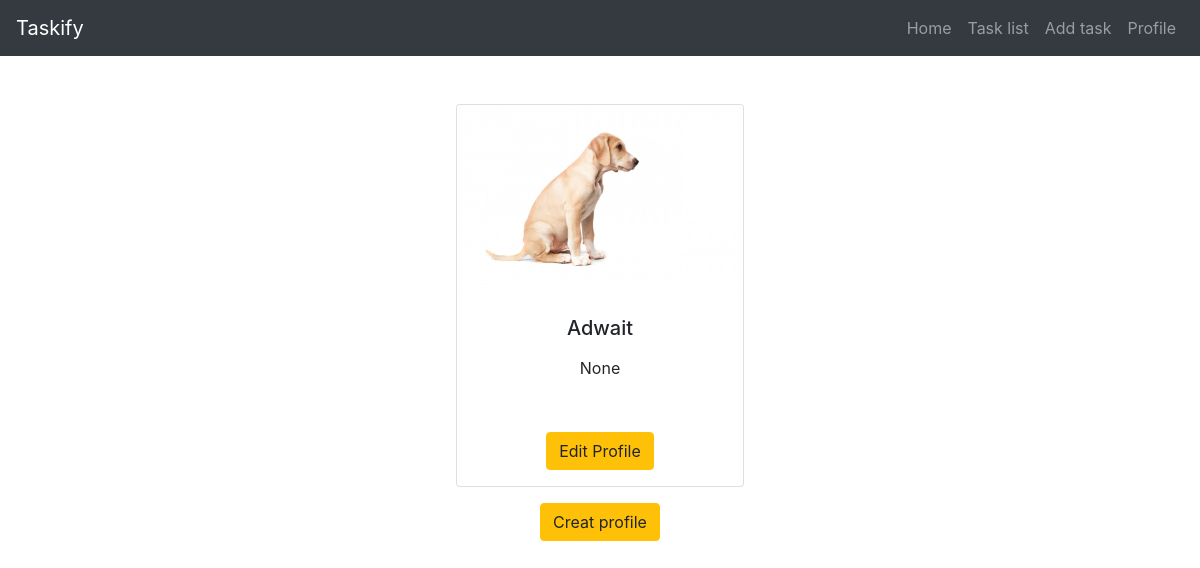
/profile/, run on the app's committed database.
### main/models.py (models this page shows)
class Profile(models.Model):
    img = models.ImageField(upload_to="profile_pic/")
    name = models.TextField()
    number = models.IntegerField(null=True)

### main/views.py (the view)
# urls.py: path('profile/',views.profile,name="profile"),
def profile(request):
    information = Profile.objects.all()
    parameter = {
        "information" : information
    }
    return render(request,"profile.html",parameter)

### templates/profile.html (shortened to what this page needs)
{% extends "base.html" %}
{% load static %}
{% block link %}
<link href="https://maxcdn.bootstrapcdn.com/bootstrap/4.5.2/css/bootstrap.min.css" rel="stylesheet">
{% endblock  %}
{% block body %}
<div class="container d-flex justify-content-center">
    <div class="row text-center mt-5 ">
        <div class="col-md-12">
            {% for info in information %}
            <div class="card" style="width: 18rem;">
                <img src="{{ info.img.url }}" class="card-img-top" alt="...">
                <div class="card-body">
                    <h5 class="card-title">{{ info.name }}</h5>
                    <p>{{ info.number }}</p>
                </div>
                <div class="container">
                    <a class="btn btn-warning m-3" href="{% url 'update_profile_form' info.id %}">Edit Profile</a>
                </div>
            </div>
            {% endfor %}
            <div class="container">
                <a class="btn btn-warning m-3" href="{% url 'creatprofile' %}">Creat profile</a>
            </div>
        </div>
    </div>
</div>
{% endblock %}

### data on the page
Profile: img (picture), name "Adwait", number "None"
